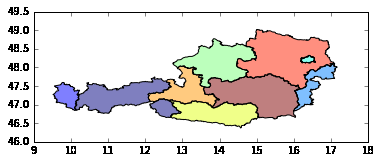
#> input picture pysal/contrib/spint/notebooks/examples/SpIntPrimer_files/SpIntPrimer_11_2.png, 381 x 163 px; its folder holds only this picture in this run
$ python -i adjtools.py   (imports and definitions only)
#> lines starting #> are read from the running program, lines starting #| are printed output that depends on the picture
import numpy as np

# [105 lines left out: functions adjlist_apply, _adjlist_mvapply, _get_W_and_alist, not called in this run]

def adjlist_map(data, funcs=(np.subtract,), W=None, alist=None,
                focal_col = 'focal', neighbor_col='neighbor'):
    """
    Map a set of functions over a W or adjacency list

    Parameters
    ----------
    data        :   np.ndarray or pandas dataframe
                    N x P array of N observations and P covariates.
    funcs       :   iterable or callable
                    a function to apply to each of the P columns in ``data'', or a list of functions
                    to apply to each column of P. This function must take two arguments, compare them,
                    and return a value. Examples may be ``lambda x,y: x < y'' or ``np.subtract''.
    W           :   pysal.weights.W object
                    a pysal weights object. If not provided, one is constructed from
                    the given adjacency list.
    alist       :   pandas dataframe
                    an adjacency list representation of a weights matrix. If not provided,
                    one is constructed from the weights object. If both are provided,
                    they are validated against one another to ensure they provide identical weights
                    matrices.
    focal_col   :   string
                    name of column in alist containing the focal observation ids
    neighbor_col:   string
                    name of column in alist containing the neighboring observation ids

    Returns
    -------
    returns an adjacency list (or modifies one if provided) with each function applied to the column
    of the data.
    """
    try:
        import pandas as pd
    except ImportError:
        raise ImportError('pandas must be installed to use this function')
    if isinstance(data, pd.DataFrame):
        names = data.columns
        data = data.values
    else:
        names = [str(i) for i in range(data.shape[1])]
    assert data.shape[0] == W.n, "shape of data does not match shape of adjacency"
    if callable(funcs):
        funcs = (funcs,)
    if len(funcs) == 1:
        funcs = [funcs[0] for _ in range(data.shape[1])]
    assert data.shape[1] == len(funcs), "shape of data does not match the number of functions provided"
    W, alist = _get_W_and_alist(W,alist)
    fnames = set([f.__name__ for f in funcs])
    for i, (column, function) in enumerate(zip(data.T, funcs)):
        alist = adjlist_apply(X=column, W=W, alist=alist, skip_verify=True)
        alist.drop(['att_focal', 'att_neighbor'], axis=1, inplace=True)
        alist = alist.rename(columns={function.__name__ :'_'.join((function.__name__, names[i]))})
        fnames.update((function.__name__,))
    return alist

# [35 lines left out: function filter_adjlist, not called in this run]

>>> import cv2
>>> picture = cv2.imread('../../contrib/spint/notebooks/examples/SpIntPrimer_files/SpIntPrimer_11_2.png', cv2.IMREAD_GRAYSCALE)
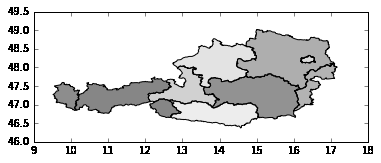
#> picture: shape (163, 381); min 0, max 255, mean 222.8
>>> result = adjlist_map(picture)
#> (the run stopped early here; a loop or call above may not have finished)
